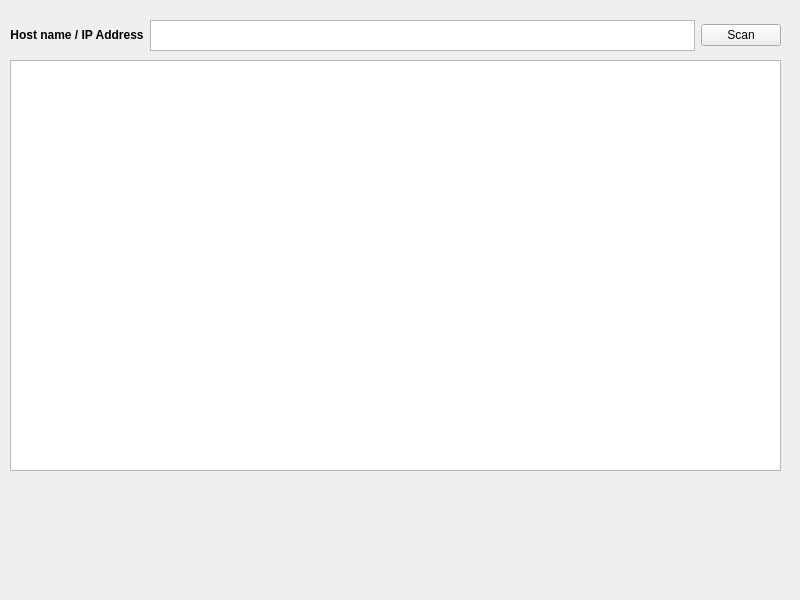
<?xml version="1.0" encoding="UTF-8"?>
<ui version="4.0">
 <class>MainWindow</class>
 <widget class="QMainWindow" name="MainWindow">
  <property name="geometry">
   <rect>
    <x>0</x>
    <y>0</y>
    <width>800</width>
    <height>600</height>
   </rect>
  </property>
  <property name="windowTitle">
   <string>MainWindow</string>
  </property>
  <widget class="QWidget" name="centralwidget">
   <widget class="QPlainTextEdit" name="resultTextBox">
    <property name="geometry">
     <rect>
      <x>10</x>
      <y>60</y>
      <width>771</width>
      <height>411</height>
     </rect>
    </property>
   </widget>
   <widget class="QWidget" name="">
    <property name="geometry">
     <rect>
      <x>10</x>
      <y>20</y>
      <width>771</width>
      <height>31</height>
     </rect>
    </property>
    <layout class="QHBoxLayout" name="horizontalLayout">
     <item>
      <widget class="QLabel" name="labelText">
       <property name="text">
        <string>&lt;html&gt;&lt;head/&gt;&lt;body&gt;&lt;p align=&quot;center&quot;&gt;&lt;span style=&quot; font-weight:600;&quot;&gt;Host name / IP Address&lt;/span&gt;&lt;/p&gt;&lt;/body&gt;&lt;/html&gt;</string>
       </property>
      </widget>
     </item>
     <item>
      <widget class="QTextEdit" name="hostnameTextBox"/>
     </item>
     <item>
      <widget class="QPushButton" name="startScanButton">
       <property name="text">
        <string>Scan</string>
       </property>
      </widget>
     </item>
    </layout>
   </widget>
  </widget>
 </widget>
 <resources/>
 <connections/>
</ui>
